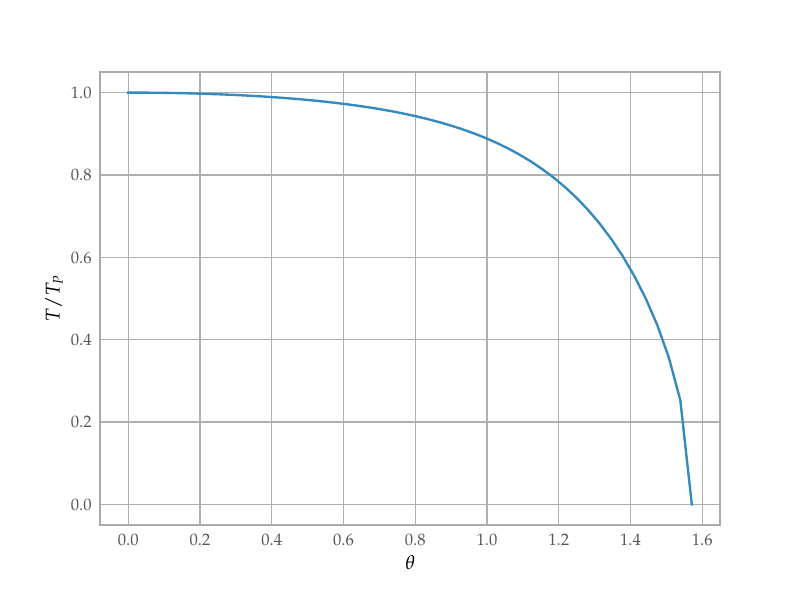

Recreate this plot in Python.
#%%
import numpy as np
import matplotlib.pyplot as plt
from astropy.visualization import astropy_mpl_style
plt.style.use(astropy_mpl_style)
from matplotlib import rc
rc('font',**{'family':'serif','serif':['Palatino']})
rc('text', usetex=True)
rc('text.latex', preamble=r'''\usepackage{amsmath}
          \usepackage{physics}
          \usepackage{siunitx}
          ''')

theta = np.linspace(0, np.pi / 2)
cos_big_theta = 2 * np.cos(theta) / np.sqrt(1 + 3 * np.cos(theta)** 2)

plt.plot(theta, np.sqrt(np.abs(cos_big_theta)))
plt.xlabel('$\\theta$')
plt.ylabel('$T / T_P$')
plt.savefig('NS-temperature.pdf')